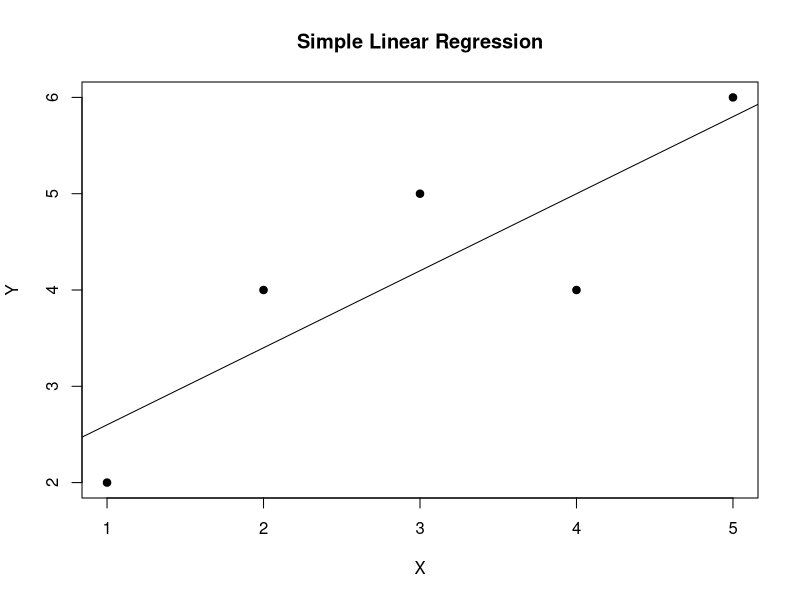

The R script that drew this image:
# Create data
x <- c(1, 2, 3, 4, 5)
y <- c(2, 4, 5, 4, 6)

model <- lm(y ~ x)

summary(model)

predicted <- predict(model)

print(predicted)

plot(x, y,
     main = "Simple Linear Regression",
     xlab = "X",
     ylab = "Y",
     pch = 19)

abline(model)
